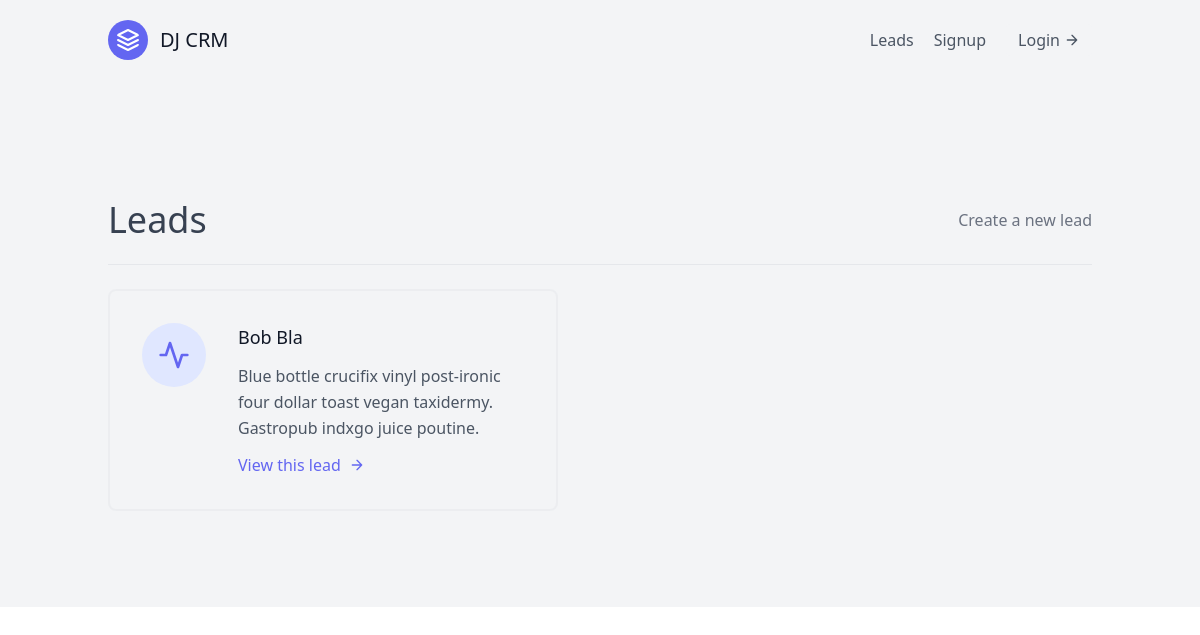
Before: /leads/ with the older database file.
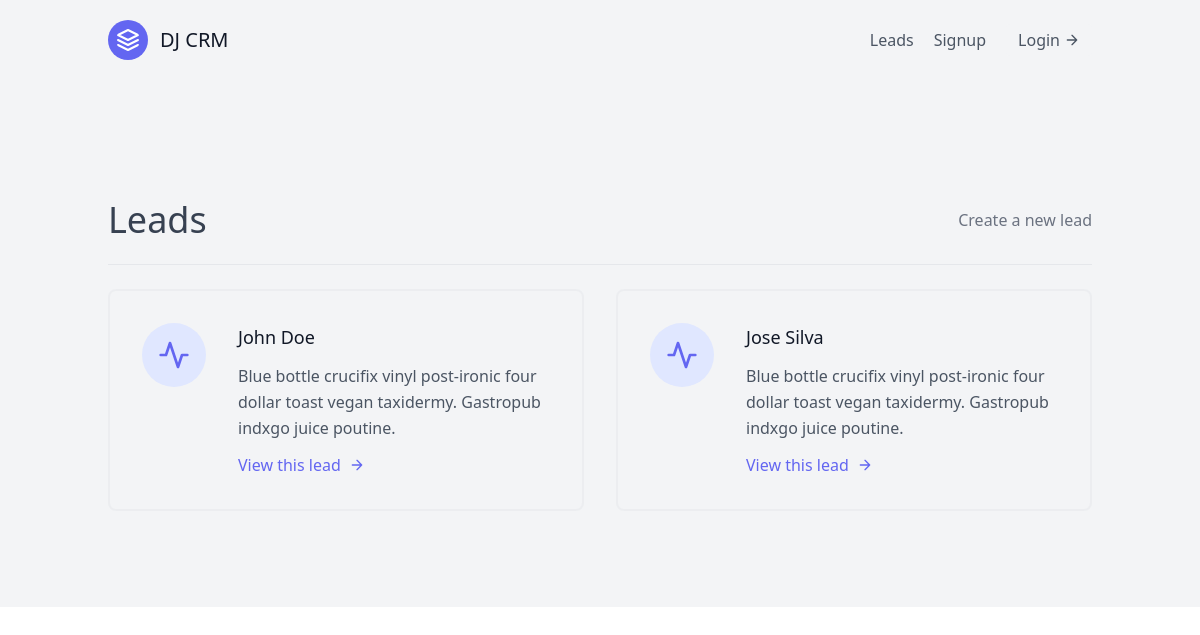
After: the same page with the newer database file.
### leads/models.py (models this page shows, shortened)
class Lead(models.Model):
    first_name = models.CharField(max_length=50)
    last_name = models.CharField(max_length=50)
    age = models.IntegerField(default=0)
    agent = models.ForeignKey("Agent", on_delete=models.CASCADE)

### leads/views.py (the view)
# urls.py: path("", LeadListView.as_view(), name="lead-list"),
class LeadListView(generic.ListView):
    template_name = "leads/lead_list.html"
    queryset = Lead.objects.all()
    context_object_name = "leads"

### leads/templates/leads/lead_list.html
{% extends "base.html" %}
{% block content %}
<section class="text-gray-600 body-font">
    <div class="container px-5 py-24 mx-auto flex flex-wrap">
        <div class="w-full mb-6  py-6 flex justify-between items-center border-b border-gray-200">
            <div>
                <h1 class="text-4xl text-gray-700">Leads</h1>
            </div>
            <div>
                <a class="text-gray-500 hover:text-blue-500" href="{% url 'leads:lead-create' %}">Create a new lead</a>
            </div>
        </div>
        <div class="flex flex-wrap -m-4">
            {% for lead in leads %}
            <div class="p-4 lg:w-1/2 md:w-full">
                <div class="flex border-2 rounded-lg border-gray-200 border-opacity-50 p-8 sm:flex-row flex-col">
                    <div
                        class="w-16 h-16 sm:mr-8 sm:mb-0 mb-4 inline-flex items-center justify-center rounded-full bg-indigo-100 text-indigo-500 flex-shrink-0">
                        <svg fill="none" stroke="currentColor" stroke-linecap="round" stroke-linejoin="round"
                            stroke-width="2" class="w-8 h-8" viewBox="0 0 24 24">
                            <path d="M22 12h-4l-3 9L9 3l-3 9H2"></path>
                        </svg>
                    </div>
                    <div class="flex-grow">
                        <h2 class="text-gray-900 text-lg title-font font-medium mb-3">
                            {{ lead.first_name }} {{ lead.last_name }}</h2>
                        <p class="leading-relaxed text-base">
                            Blue bottle crucifix vinyl post-ironic four dollar toast
                            vegan taxidermy. Gastropub indxgo juice poutine.
                        </p>
                        <a href="{% url 'leads:lead-detail' lead.pk %}"
                            class="mt-3 text-indigo-500 inline-flex items-center">
                            View this lead
                            <svg fill="none" stroke="currentColor" stroke-linecap="round" stroke-linejoin="round"
                                stroke-width="2" class="w-4 h-4 ml-2" viewBox="0 0 24 24">
                                <path d="M5 12h14M12 5l7 7-7 7"></path>
                            </svg>
                        </a>
                    </div>
                </div>
            </div>
            {% endfor %}
        </div>
    </div>
</section>
{% endblock content %}

### templates/base.html (shortened to what this page needs)
{% load static %}
<!DOCTYPE html>
<html lang="en">
<head>
    <link rel="stylesheet" href="{% static 'css/styles.css' %}">
    <link href="https://unpkg.com/tailwindcss@^2/dist/tailwind.min.css" rel="stylesheet">
</head>
<body>
    <div class="max-w-7xl bg-gray-100 mx-auto">
        {% include 'navbar.html' %}
        {% block content %}
        {% endblock content %}
    </div>
</body>
</html>

### templates/navbar.html
<header class="text-gray-600 body-font">
    <div class="container mx-auto flex flex-wrap p-5 flex-col md:flex-row items-center">
        <a class="flex title-font font-medium items-center text-gray-900 mb-4 md:mb-0">
            <svg xmlns="http://www.w3.org/2000/svg" fill="none" stroke="currentColor" stroke-linecap="round"
                stroke-linejoin="round" stroke-width="2" class="w-10 h-10 text-white p-2 bg-indigo-500 rounded-full"
                viewBox="0 0 24 24">
                <path d="M12 2L2 7l10 5 10-5-10-5zM2 17l10 5 10-5M2 12l10 5 10-5"></path>
            </svg>
            <span class="ml-3 text-xl">DJ CRM</span>
        </a>
        <nav class="md:ml-auto flex flex-wrap items-center text-base justify-center">
            <a href="{% url 'leads:lead-list' %}" class="mr-5 hover:text-gray-900">Leads</a>
            {% if not request.user.is_authenticated %}
            <a href="{% url 'signup' %}" class="mr-5 hover:text-gray-900">Signup</a>
            {% endif %}
        </nav>
        {% if request.user.is_authenticated %}
        Logged in as: {{ request.user.username }}
        <a href="{% url 'logout' %}"
            class="ml-3 inline-flex items-center bg-gray-100 border-0 py-1 px-3 focus:outline-none hover:bg-gray-200 rounded text-base mt-4 md:mt-0">
            Logout
            <svg fill="none" stroke="currentColor" stroke-linecap="round" stroke-linejoin="round" stroke-width="2"
                class="w-4 h-4 ml-1" viewBox="0 0 24 24">
                <path d="M5 12h14M12 5l7 7-7 7"></path>
            </svg>
        </a>
        {% else %}
        <a href="{% url 'login' %}"
            class="inline-flex items-center bg-gray-100 border-0 py-1 px-3 focus:outline-none hover:bg-gray-200 rounded text-base mt-4 md:mt-0">
            Login
            <svg fill="none" stroke="currentColor" stroke-linecap="round" stroke-linejoin="round" stroke-width="2"
                class="w-4 h-4 ml-1" viewBox="0 0 24 24">
                <path d="M5 12h14M12 5l7 7-7 7"></path>
            </svg>
        </a>
        {% endif %}
    </div>
</header>

### templates/scripts.html (shortened to what this page needs)
{% load static %}

Changed rows visible on the page:
removed Lead: first_name "Bob", last_name "Bla"
added Lead: first_name "John", last_name "Doe"
added Lead: first_name "Jose", last_name "Silva"
